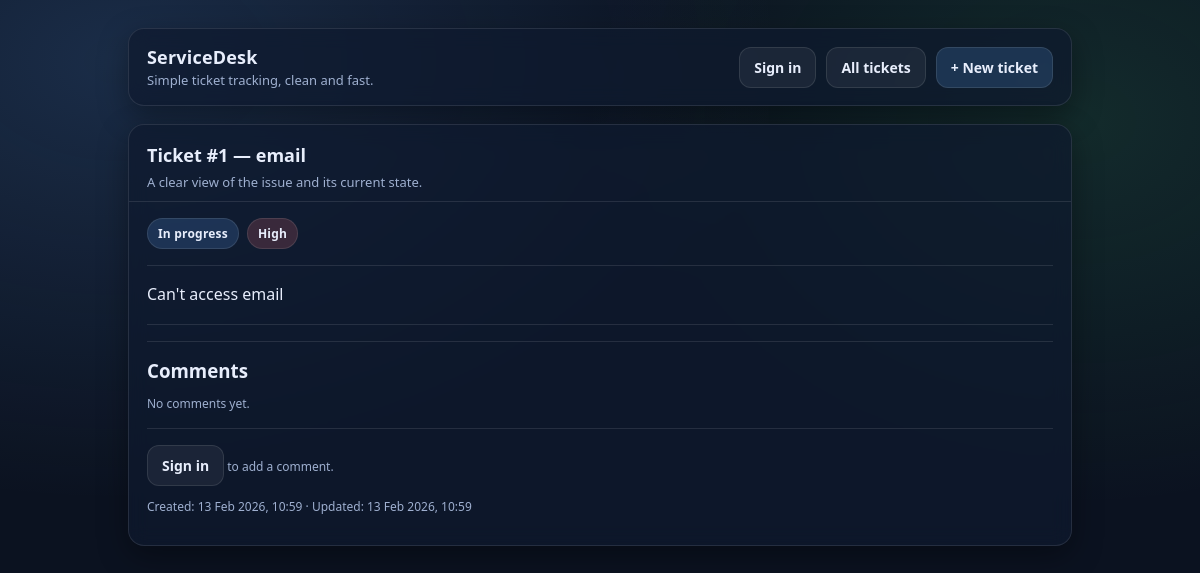
The page /tickets/1/ on the database its author committed.
### tickets/models.py (models this page shows, shortened)
class Ticket(models.Model):
    class Status(models.TextChoices):
        OPEN = "OPEN", "Open"
        IN_PROGRESS = "IN_PROGRESS", "In progress"
        RESOLVED = "RESOLVED", "Resolved"
        CLOSED = "CLOSED", "Closed"
    class Priority(models.TextChoices):
        LOW = "LOW", "Low"
        MEDIUM = "MEDIUM", "Medium"
        HIGH = "HIGH", "High"
        URGENT = "URGENT", "Urgent"
    title = models.CharField(max_length=200)
    description = models.TextField(blank=True)
    status = models.CharField(
        max_length=20,
        choices=Status.choices,
        default=Status.OPEN,
    )
    priority = models.CharField(
        max_length=10,
        choices=Priority.choices,
        default=Priority.MEDIUM,
    )
    owner = models.ForeignKey(
        settings.AUTH_USER_MODEL,
        on_delete=models.CASCADE,
        related_name="tickets",
        null=True,
        blank=True,
    )
    created_at = models.DateTimeField(auto_now_add=True)
    updated_at = models.DateTimeField(auto_now=True)

### tickets/views.py (the view, shortened to what this page needs)
# urls.py: path("tickets/<int:ticket_id>/", ticket_detail, name="ticket_detail"),
def ticket_detail(request, ticket_id):
    ticket = get_object_or_404(Ticket, id=ticket_id)
    comments = ticket.comments.all().order_by("-created_at")
    comment_form = None
    return render(
        request,
        "tickets/ticket_detail.html",
        {"ticket": ticket, "comments": comments, "comment_form": comment_form},
    )

### tickets/templates/tickets/ticket_detail.html (shortened to what this page needs)
{% extends "tickets/base.html" %}
{% block topbar_actions %}
  <a class="btn" href="/tickets/">All tickets</a>
  <a class="btn primary" href="/tickets/new/">+ New ticket</a>
{% endblock %}
{% block content %}
  <div class="card">
    <div class="card-header">
      <h2>Ticket #{{ ticket.id }} — {{ ticket.title }}</h2>
      <div class="sub">A clear view of the issue and its current state.</div>
    </div>
    <div class="card-body">
      <div class="badges" style="justify-content:flex-start;">
        <span class="badge info">{{ ticket.get_status_display }}</span>
        {% if ticket.priority == "URGENT" or ticket.priority == "HIGH" %}
          <span class="badge bad">{{ ticket.get_priority_display }}</span>
        {% elif ticket.priority == "MEDIUM" %}
          <span class="badge warn">{{ ticket.get_priority_display }}</span>
        {% else %}
          <span class="badge good">{{ ticket.get_priority_display }}</span>
        {% endif %}
      </div>
      <div class="divider"></div>
      {% if ticket.description %}
        <p style="margin:0; line-height:1.6;">{{ ticket.description }}</p>
      {% else %}
        <p class="small"><em>No description provided.</em></p>
      {% endif %}
      <div class="divider"></div>
      <div class="divider"></div>
      <h3 style="margin:0 0 10px 0;">Comments</h3>
      {% if comments %}
        <div style="display:flex; flex-direction:column; gap:10px;">
          {% for c in comments %}
            <div style="padding:12px; border:1px solid var(--border); border-radius:14px; background: rgba(255,255,255,.04);">
              <div class="small" style="margin-bottom:8px;">
                <strong>{{ c.author.username }}</strong> · {{ c.created_at|date:"j M Y, H:i" }}
              </div>
              <div style="white-space:pre-wrap; line-height:1.6;">{{ c.message }}</div>
            </div>
          {% endfor %}
        </div>
      {% else %}
        <p class="small">No comments yet.</p>
      {% endif %}
      {% if user.is_authenticated %}
        <div class="divider"></div>
        <h3 style="margin:0 0 10px 0;">Add a comment</h3>
        <form method="post" class="form-grid">
          {% csrf_token %}
          <div>
            <label for="{{ comment_form.message.id_for_label }}">Message</label>
            {{ comment_form.message }}
          </div>
          <div class="actions">
            <button class="btn primary" type="submit">Post comment</button>
          </div>
        </form>
      {% else %}
        <div class="divider"></div>
        <p class="small">
          <a class="btn" href="/accounts/login/">Sign in</a> to add a comment.
        </p>
      {% endif %}
      <p class="small">
        Created: {{ ticket.created_at|date:"j M Y, H:i" }} ·
        Updated: {{ ticket.updated_at|date:"j M Y, H:i" }}
      </p>
    </div>
  </div>
{% endblock %}

### tickets/templates/tickets/base.html (style rules this page uses)
:root { --bg: #0b1220; --card: #0f1a2e; --muted: #9fb0d0; --text: #e8eefc; --border: rgba(255,255,255,.10); --shadow: 0 10px 30px rgba(0,0,0,.35); --radius: 16px; --good: rgba(74,222,128,.18); --warn: rgba(251,191,36,.18); --bad: rgba(248,113,113,.18); --info: rgba(96,165,250,.18); }
* { box-sizing: border-box; }
body { margin:0; font-family: ui-sans-serif, system-ui, -apple-system, Segoe UI, Roboto, Helvetica, Arial; background: radial-gradient(1200px 800px at 10% 10%, rgba(96,165,250,.18), transparent 55%), radial-gradient(900px 700px at 90% 20%, rgba(74,222,128,.12), transparent 55%), var(--bg); color: var(--text); }
a { color: inherit; text-decoration: none; }
.btn { display:inline-flex; align-items:center; gap: 8px; padding: 10px 14px; border-radius: 12px; border: 1px solid var(--border); background: rgba(255,255,255,.06); color: var(--text); cursor:pointer; font-weight: 600; font-size: 14px; }
.btn.primary { background: rgba(96,165,250,.18); }
.card { margin-top: 18px; border: 1px solid var(--border); border-radius: var(--radius); background: rgba(15,26,46,.72); box-shadow: var(--shadow); backdrop-filter: blur(10px); overflow:hidden; }
.card-header { padding: 18px 18px 10px; border-bottom: 1px solid var(--border); }
.card-header h2 { margin:0; font-size: 18px; }
.card-header .sub { margin-top: 6px; color: var(--muted); font-size: 13px; }
.card-body { padding: 16px 18px 18px; }
.badges { display:flex; gap: 8px; flex-wrap: wrap; justify-content: flex-end; }
.badge { padding: 6px 10px; border-radius: 999px; border: 1px solid var(--border); font-size: 12px; font-weight: 700; letter-spacing: .2px; }
.badge.info { background: var(--info); }
.badge.bad { background: var(--bad); }
.divider { height: 1px; background: var(--border); margin: 16px 0; }
.small { color: var(--muted); font-size: 12px; }

### rows shown on the page
Ticket: id "1", title "email", status "In progress", priority "High", description "Can't access email", created_at "13 Feb 2026, 10:59", updated_at "13 Feb 2026, 10:59"
